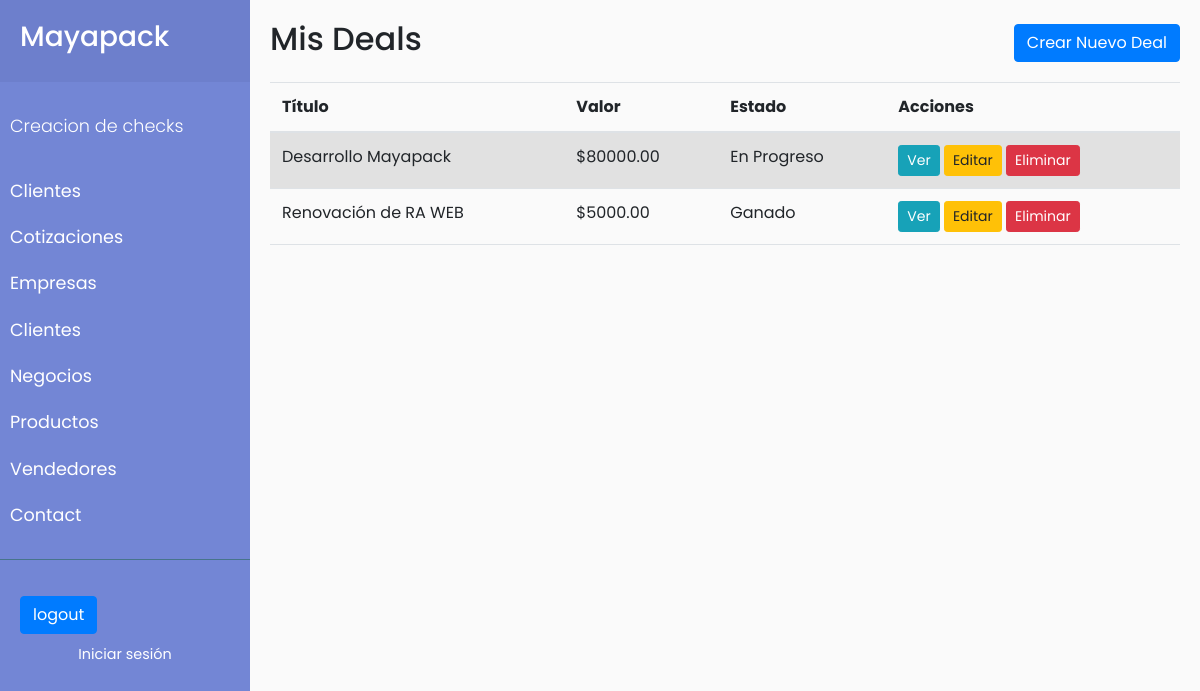
The app's page /deals/ (signed in) with its own data.
### deals/models.py (models this page shows, shortened)
class Deal(models.Model):
    STATUS_CHOICES = [
        ('nuevo', 'Nuevo'),
        ('en_progreso', 'En Progreso'),
        ('ganado', 'Ganado'),
        ('perdido', 'Perdido'),
    ]
    title = models.CharField(max_length=200)
    description = models.TextField(blank=True, null=True)
    value = models.DecimalField(max_digits=10, decimal_places=2)
    status = models.CharField(max_length=20, choices=STATUS_CHOICES, default='nuevo')
    empresa = models.ForeignKey('empresas.Empresa', on_delete=models.CASCADE, null=True, blank=True)  # En el futuro podría ser una ForeignKey a Empresa
    cliente = models.ForeignKey('clientes.Cliente', on_delete=models.CASCADE, null=True, blank=True)
    created_at = models.DateTimeField(auto_now_add=True)
    updated_at = models.DateTimeField(auto_now=True)
    owner = models.ManyToManyField(User, null=True)

### deals/views.py (the view)
# urls.py: path('deals/', DealListView.as_view(), name='deal_list'),
class DealListView( ListView):
    model = Deal
    template_name = 'deals/deal_list.html'
    context_object_name = 'deals'
    def get_queryset(self):
        return Deal.objects.filter(owner=self.request.user)

### deals/templates/deals/deal_list.html
{% extends 'base.html' %}
{% block content %}
<div id="content" class="container">
<div class="d-flex justify-content-between align-items-center mb-3">
    <h2>Mis Deals</h2>
    <a href="{% url 'deal_create' %}" class="btn btn-primary">Crear Nuevo Deal</a>
</div>
<table class="table table-striped">
    <thead>
        <tr>
            <th>Título</th>
            <th>Valor</th>
            <th>Estado</th>
            <th>Acciones</th>
        </tr>
    </thead>
    <tbody>
        {% for deal in deals %}
        <tr>
            <td>{{ deal.title }}</td>
            <td>${{ deal.value }}</td>
            <td>{{ deal.get_status_display }}</td>
            <td>
                <a href="{% url 'deal_detail' deal.pk %}" class="btn btn-info btn-sm">Ver</a>
                <a href="{% url 'deal_update' deal.pk %}" class="btn btn-warning btn-sm">Editar</a>
                <a href="{% url 'deal_delete' deal.pk %}" class="btn btn-danger btn-sm">Eliminar</a>
            </td>
        </tr>
        {% empty %}
        <tr>
            <td colspan="4" class="text-center">No tienes deals registrados.</td>
        </tr>
        {% endfor %}
    </tbody>
</table>
</div>
{% endblock %}

### cotizaciones/static/cotizaciones/css/sidemenu.css (style rules this page uses)
body { font-family: 'Poppins', sans-serif; background: #fafafa; }
a, a:hover, a:focus { color: inherit; text-decoration: none; transition: all 0.3s; }
#content { width: 100%; padding: 20px; min-height: 100vh; transition: all 0.3s; }

### records on screen
Deal: title "Desarrollo Mayapack", value "80000.00", status "En Progreso"
Deal: title "Renovación de RA WEB", value "5000.00", status "Ganado"
